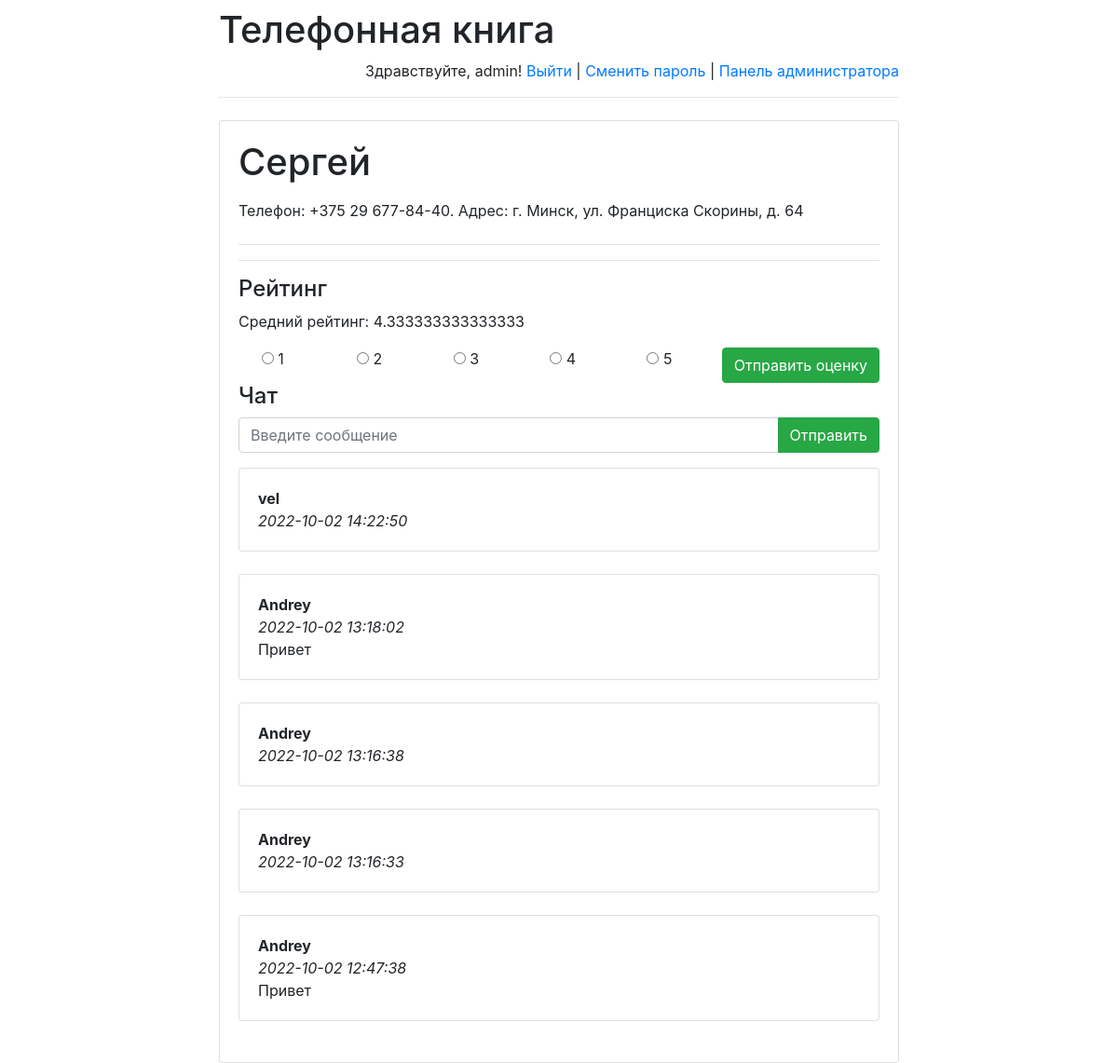
Page /persons/4/ (signed in) on the committed database.
### persons/models.py (models this page shows)
class Person(models.Model):
    person_text = models.CharField(max_length=255)
    pub_date = models.DateTimeField('date published')

class Address(models.Model):
    person = models.ForeignKey(Person, on_delete=models.CASCADE)
    text = models.CharField(max_length=255)

class Messages(models.Model):
    chat = models.ForeignKey(
        Person, verbose_name='Чат под человеком',
        on_delete=models.CASCADE)
    author = models.ForeignKey(
        User,
        verbose_name='Пользователь', on_delete=models.CASCADE)
    message = models.TextField('Сообщение')
    pub_date = models.DateTimeField(
        'Дата сообщения',
        default=timezone.now)

### persons/views.py (the view)
# urls.py: re_path(r'^([0-9]+)/$', views.detail, name='detail'),
def detail(request, person_id):
    error_message = None
    if "error_message" in request.GET:
        error_message = request.GET["error_message"]
    return render(
        request,
        "address.html",
        {
            "person": get_object_or_404(Person, pk=person_id),
            "error_message": error_message,
            "latest_messages":
                Messages.objects
                    .filter(chat_id=person_id)
                    .order_by('-pub_date')[:5],
            "already_rated_by_user":
                Mark.objects
                    .filter(author_id=request.user.id)
                    .filter(person_id=person_id)
                    .count(),
            "user_rating":
                Mark.objects
                    .filter(author_id=request.user.id)
                    .filter(person_id=person_id)
                    .aggregate(Avg('mark'))
                ["mark__avg"],
            "avg_mark":
                Mark.objects
                    .filter(person_id=person_id)
                    .aggregate(Avg('mark'))
                ["mark__avg"]
        }
    )

### persons/templates/address.html (shortened to what this page needs)
<!DOCTYPE html>
<html lang="en">
{% extends 'base.html' %}
{% block main %}
<head>
</head>
<body>
<h1>{{ person.person_text }}</h1>
<form action="address/" method="post">
    {% for address in person.address_set.all %}
        <span id="address{{ forloop.counter }}" value="{{ address.id }}" />
        <label for="address{{ forloop.counter }}{{ forloop.counter }}">
            {{ address.text}}
        </label><br>
    {% endfor %}
</form>
    <hr>
    <hr>
<h4>Рейтинг</h4>
    <p>Средний рейтинг:
        <span id="avg_mark_span">
            {{ avg_mark }}
        </span>
    </p>
{% if user.is_authenticated %}
    {% if already_rated_by_user <= 0 or already_rated_by_user ==  None %}
        <form action="post_mark/" method="post">
            <div class="row">
                <div class="col-sm text-center">
                    <input name="mark"
                           type="radio"
                           value="1"/> 1
                </div>
                <div class="col-sm text-center">
                    <input name="mark"
                           type="radio"
                           value="2"/> 2
                </div>
                <div class="col-sm text-center">
                    <input name="mark"
                           type="radio"
                           value="3"/> 3
                </div>
                <div class="col-sm text-center">
                    <input name="mark"
                           type="radio"
                           value="4"/> 4
                </div>
                <div class="col-sm text-center">
                    <input name="mark"
                           type="radio"
                           value="5"/> 5
                </div>
                <div class="col-sm text-center">
                    <input class="btn btn-success"
                        type="submit"
                        value="Отправить оценку"/>
                </div>
            </div>
        </form>
        {% else %}
        Твой рейтинг: {{ user_rating }}
    {% endif %}
{% endif %}
    <h4>Чат</h4>
    {% if user.is_authenticated %}
        <form action="post/" method="post">
            <div class="input-group mb-3">
                <input type="text"
                       class="form-control"
                       placeholder="Введите сообщение"
                       name="message"/>
                <div class="input-group-append">
                    <input class="btn btn-success"
                           type="submit"
                           value="Отправить"/>
                </div>
            </div>
        </form>
    {% endif %}
    <div id="history">
    {% for messages in latest_messages %}
        <div class="card">
        <div class="card-body">
            <strong>
                {{ messages.author.username }}
            </strong>
            <br/>
            <em>
                {{ messages.pub_date|date:'Y-m-d H:i:s' }}
            </em>
            <br/>
            {{ messages.message }}
        </div>
        </div>
        <br/>
    {% endfor %}
</div>
{% endblock %}

### persons/templates/base.html (shortened to what this page needs)
<!doctype html>
<html lang="en">
<head>
    <link rel="stylesheet"
          href="https://stackpath.bootstrapcdn.com/bootstrap/4.1.3/css/bootstrap.min.css">
</head>
<body>
<div class="container">
    <div class="row justify-content-center">
        <div class="col-8">
            <h1 class="mt-2">Телефонная книга</h1>
            {% if user.is_authenticated %}
                <p class="text-right">
                    Здравствуйте, {{ user.username }}!
                    <a href="/persons/logout">Выйти</a> |
                    <a href="/persons/password-change">
                        Сменить пароль
                    </a>
                    {% if user.is_staff %}
                        | <a href="/persons/admin">Панель администратора</a>
                    {% endif %}
                </p>
            {% else %}
                <p class="text-right">
                    <a href="/persons/login">Log in</a> |
                    <a href="/persons/register">Register</a>
                </p>
            {% endif %}
            <hr class="mt-0 mb-4">
            <div class="card">
                <div class="card-body">
                    {% block main %}
                    {% endblock %}
                </div>
            </div>
        </div>
    </div>
</div>
</body>
</html>

### rows in the picture
Person: person_text "Сергей"
Address: {{ address.id }} 4 (drawn), text "Телефон: +375 29 677-84-40. Адрес: г. Минск, ул. Франциска Скорины, д. 64"
Messages: author.username "vel", pub_date "2022-10-02 14:22:50"
Messages: author.username "Andrey", pub_date "2022-10-02 13:18:02", message "Привет"
Messages: author.username "Andrey", pub_date "2022-10-02 13:16:38"
Messages: author.username "Andrey", pub_date "2022-10-02 13:16:33"
Messages: author.username "Andrey", pub_date "2022-10-02 12:47:38", message "Привет"

### other values in the picture
{{ user.username }} "admin"
{{ avg_mark }} "4.333333333333333"
